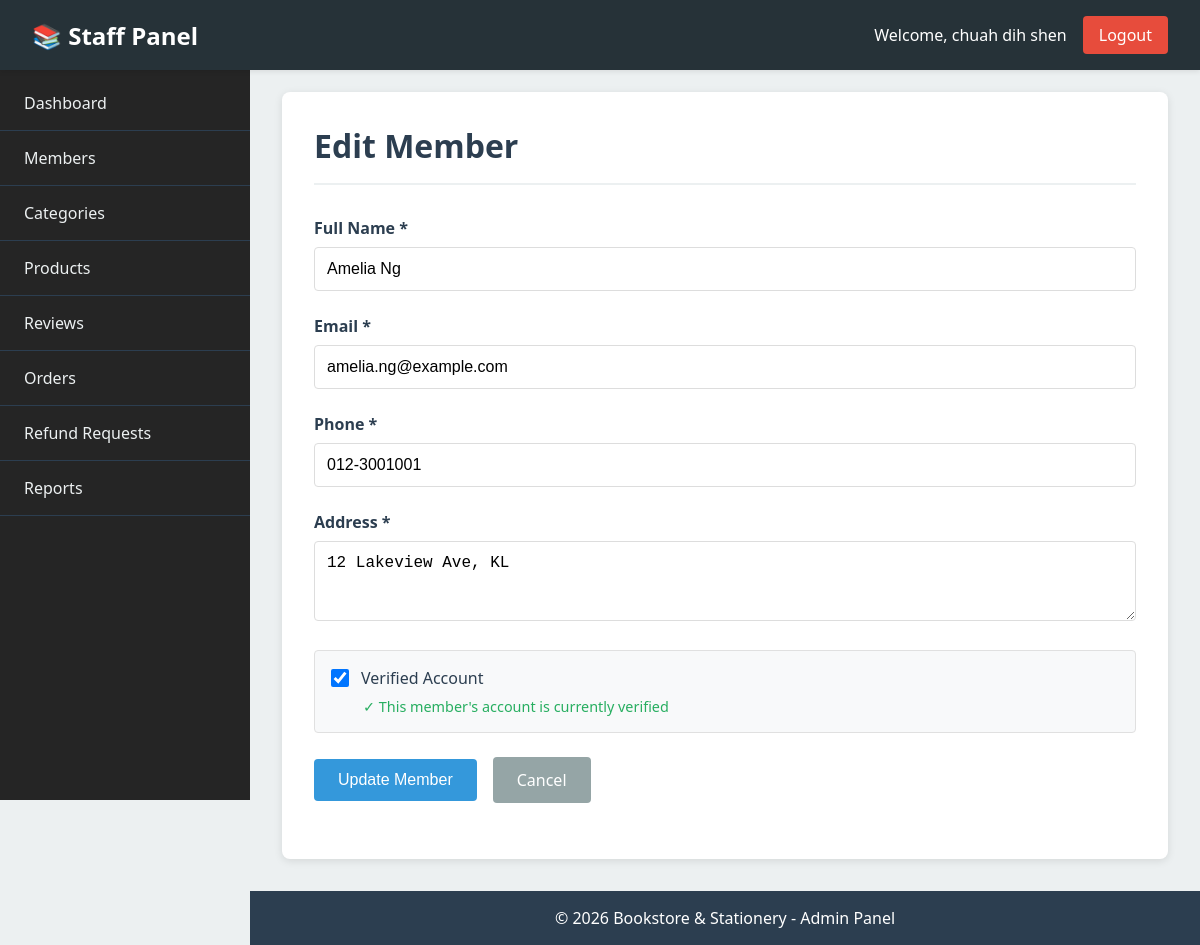
Page /admin/member/edit.php?id=M0001 (signed in) on the committed database.
### tables this page shows
CREATE TABLE `member` (
  `member_id` varchar(10) NOT NULL,
  `email` varchar(100) NOT NULL,
  `password` varchar(255) NOT NULL,
  `full_name` varchar(100) NOT NULL,
  `phone` varchar(20) NOT NULL,
  `address` text NOT NULL,
  `photo` varchar(200) DEFAULT NULL,
  `is_verified` tinyint(1) DEFAULT 0,
  `created_at` datetime DEFAULT current_timestamp()
);

### config/functions.php (called while the page is built, shortened)
<?php
function getMemberById($pdo, $memberId) {
    $stmt = $pdo->prepare("SELECT * FROM member WHERE member_id = ?");
    $stmt->execute([$memberId]);
    $member = $stmt->fetch();
    if ($member) {
        $member['member_name'] = $member['full_name'] ?? '';
        $member['photo_path'] = $member['photo'] ?? '';
    }
    return $member;
}
?>

### admin/member/edit.php (the view, shortened to what this page needs)
<?php
require_once __DIR__ . '/../../config/db.php';
require_once __DIR__ . '/../../config/functions.php';
require_once __DIR__ . '/../../includes/_admin_head.php';
require_once __DIR__ . '/../../includes/_admin_header.php';
require_once __DIR__ . '/../../includes/_admin_sidebar.php';
$memberId = isset($_GET['id']) ? $_GET['id'] : '';
$member = getMemberById($pdo, $memberId);
$member['member_name'] = $member['full_name'] ?? '';
?>
<div class="admin-main">
    <div class="admin-content">
        <h1 class="admin-page-title">Edit Member</h1>
        <form method="POST" action="/admin/member/edit.php?id=<?php echo $memberId; ?>" class="member-form">
            <div class="form-group">
                <label for="member_name">Full Name *</label>
                <input type="text" id="member_name" name="member_name"
                       value="<?php echo htmlspecialchars($member['member_name'] ?? ''); ?>"
                       required>
            </div>
            <div class="form-group">
                <label for="email">Email *</label>
                <input type="email" id="email" name="email"
                       value="<?php echo htmlspecialchars($member['email'] ?? ''); ?>"
                       required>
            </div>
            <div class="form-group">
                <label for="phone">Phone *</label>
                <input type="tel" id="phone" name="phone"
                       value="<?php echo htmlspecialchars($member['phone'] ?? ''); ?>"
                       required>
            </div>
            <div class="form-group">
                <label for="address">Address *</label>
                <textarea id="address" name="address" rows="3" required><?php echo htmlspecialchars($member['address'] ?? ''); ?></textarea>
            </div>
            <div class="form-group" style="background: #f8f9fa; padding: 1rem; border-radius: 4px; border: 1px solid #e0e0e0;">
                <label style="display: flex; align-items: center; gap: 0.75rem; cursor: pointer; font-weight: 500; margin-bottom: 0.5rem;">
                    <input type="checkbox" name="is_verified" value="1"
                           style="width: 18px; height: 18px; cursor: pointer;"
                           <?php echo ($member['is_verified'] ?? 0) ? 'checked' : ''; ?>>
                    <span style="color: #2c3e50;">Verified Account</span>
                </label>
                <small style="color: #7f8c8d; display: block; margin-left: 2rem; font-size: 0.9rem;">
                    <?php if ($member['is_verified'] ?? 0): ?>
                        <span style="color: #27ae60;">✓ This member's account is currently verified</span>
                    <?php else: ?>
                        <span style="color: #e74c3c;">✗ This member's account is not verified</span>
                    <?php endif; ?>
                </small>
            </div>
            <div class="form-group" style="display: flex; gap: 1rem; align-items: center;">
                <button type="submit" class="btn btn-primary" style="padding: 0.75rem 1.5rem;">Update Member</button>
                <a href="/admin/member/list.php" class="btn btn-secondary">Cancel</a>
            </div>
        </form>
    </div>
</div>
<?php require_once __DIR__ . '/../../includes/_admin_footer.php'; ?>

### assets/css/admin.css (style rules this page uses)
* { margin: 0; padding: 0; box-sizing: border-box; }
body.admin-body { font-family: 'Segoe UI', Tahoma, Geneva, Verdana, sans-serif; background-color: #ecf0f1; color: #333; }
.admin-main { margin-left: 250px; margin-top: 60px; padding: 2rem; min-height: calc(100vh - 60px); }
.admin-content { background: white; padding: 2rem; border-radius: 8px; box-shadow: 0 2px 8px rgba(0,0,0,0.1); overflow: visible; overflow-x: auto; }
.admin-page-title { font-size: 2rem; color: #2c3e50; margin-bottom: 2rem; padding-bottom: 1rem; border-bottom: 2px solid #ecf0f1; }
.form-group { margin-bottom: 1.5rem; }
.form-group label { display: block; margin-bottom: 0.5rem; font-weight: 600; color: #2c3e50; }
.form-group input, .form-group textarea, .form-group select { width: 100%; padding: 0.75rem; border: 1px solid #ddd; border-radius: 4px; font-size: 1rem; }
.form-group textarea { resize: vertical; }
.btn { display: inline-block; padding: 0.75rem 1.5rem; border: none; border-radius: 4px; cursor: pointer; text-decoration: none; font-size: 1rem; transition: background-color 0.3s; }
.btn-primary { background-color: #3498db; color: white; }
.btn-secondary { background-color: #95a5a6; color: white; }

### rows in the picture
member: member_name "Amelia Ng", email "amelia.ng@example.com", phone "012-3001001", address "12 Lakeview Ave, KL", is_verified "☑"

### other values in the picture
$panelLabel "Staff Panel"
$_SESSION['admin_name'] "chuah dih shen"
